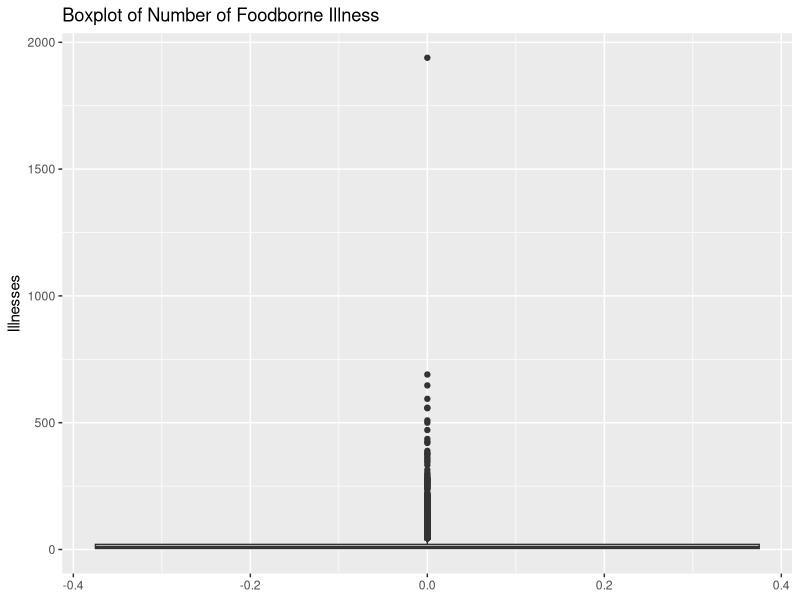
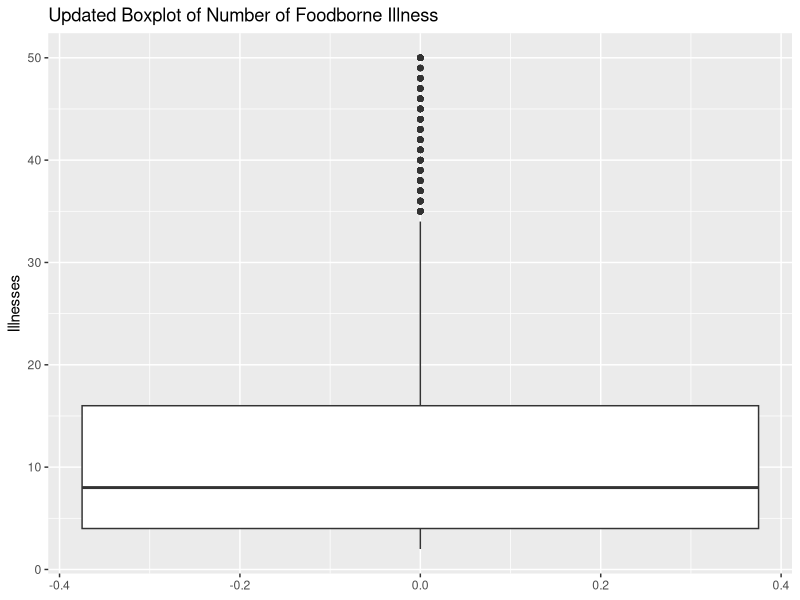

Recreate these plots in R, in order.
## ---- chunk 1
library(tidyverse)
library(ggplot2)
library(kableExtra)
## ---- chunk 2
# read the CSV file into R
Foodborne<-read.csv("NationalOutbreakPublicDataTool.csv",header = TRUE)
# dealing with missing value and lots of "0" in initial data set
all_na <- function(x) any(!is.na(x))
Foodborne<-Foodborne%>% select_if(all_na)
# Remove unnecessary column
Foodborne<-Foodborne[,-c(6,7,14,15,16)]
# Dealing with duplicate information, I will only keep the illness information
Foodborne<-Foodborne[,-c(8,9,10,11)]
# Check how many levels do variable "Primary.Mode" have
Foodborne$Primary.Mode<-factor(Foodborne$Primary.Mode)
Foodborne%>%count(Primary.Mode)
# There is only one level, so I will not keep this variable
Foodborne<-Foodborne[,-c(4)]
# delete rows with missing value
Foodborne[Foodborne == ""] <- NA
Foodborne<-Foodborne%>% drop_na()
## ---- chunk 3
# check the range
Foodborne%>%count(Year)
# The range is from 1998 to 2018, I will only keep year after 2007
Foodborne<-Foodborne%>%filter(Year>2007)
## ---- chunk 4
# check the level
Foodborne%>%count(Setting)%>%arrange(desc(n))
## ---- chunk 5
# Remove punctuation and shorter the length of string in Setting
Foodborne$setting_new<-Foodborne$Setting%>%str_remove_all("[[:punct:]]")
Foodborne$setting_new<-Foodborne$setting_new%>%substr(1,10)
  # Store Setting information in the new variable
Foodborne$setting_new<-ifelse(str_detect(Foodborne$setting_new,"Restaurant")==TRUE,"restaurant",
                               ifelse(str_detect(Foodborne$setting_new,"Private")==TRUE,"private residence",
                               ifelse(str_detect(Foodborne$setting_new,"Office")==TRUE,"office",
                               ifelse(str_detect(Foodborne$setting_new,"School")==TRUE,"school",
                               ifelse(str_detect(Foodborne$setting_new,"Caterer")==TRUE,"caterer", 
                                      ifelse(str_detect(Foodborne$setting_new,"Banquet")==TRUE,"caterer", 
                                      ifelse(str_detect(Foodborne$setting_new,"Prison")==TRUE,"prison",
                            ifelse(str_detect(Foodborne$setting_new,"Grocery")==TRUE,"grocery","other"))))))))
# Check the new level
Foodborne%>%count(setting_new)%>%arrange(desc(n))
## ---- chunk 6
# check the level
Foodborne%>%count(Etiology)%>%arrange(desc(n))
## ---- chunk 7
# Remove punctuation and shorter the length of string in Setting
Foodborne$Etiology_new<-Foodborne$Etiology%>%substr(1,10)
  # Store Setting information in the new variable
Foodborne$Etiology_new<-ifelse(str_detect(Foodborne$Etiology_new,"Norovirus")==TRUE,"Norovirus",
                              ifelse(str_detect(Foodborne$Etiology_new,"Campylobac")==TRUE,"Campylobacter",
                               ifelse(str_detect(Foodborne$Etiology_new,"Salmonella")==TRUE,"Salmonella",
                           ifelse(str_detect(Foodborne$Etiology_new,"Escherichi")==TRUE,"Escherichia","Other"))))
# Check the new level
Foodborne%>%count(Etiology_new)%>%arrange(desc(n))
# Here comes the cleaned data set
Foodborne_new<-Foodborne[,-c(4,5)]
# label the variables
Foodborne_new$setting_new<-factor(Foodborne_new$setting_new)
Foodborne_new$Etiology_new<-factor(Foodborne_new$Etiology_new)
## ---- chunk 8
Foodborne_new%>%
  ggplot(aes( y=Illnesses)) +
  geom_boxplot()+
  ggtitle("Boxplot of Number of Foodborne Illness")

# There is a extreme number, nearly 2000. And there are plenty of outliers observed, I will only keep Illnesses less than 50, remove huge outbreak issue for analysis.
Foodborne_new<-Foodborne_new[(Foodborne_new$Illnesses<=50),]
Foodborne_new%>%
  ggplot(aes( y=Illnesses)) +
  geom_boxplot()+
  ggtitle("Updated Boxplot of Number of Foodborne Illness")

write.csv(Foodborne_new,"Foodborne_new.csv", row.names = FALSE)
